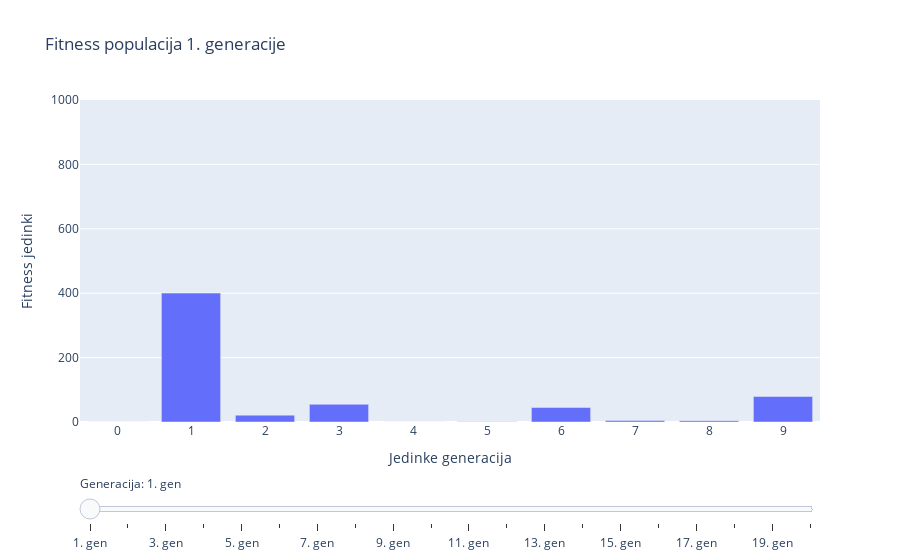

Notebook code cell kept with this figure:
### Code cell
plot_fitness(ulazni_podaci)

### Figure 1 — Plotly figure (JSON) as saved in the notebook; plotly's stock layout.template omitted (floating-point values rounded to 4 significant figures)
{"data": [{"name": "fitness", "type": "bar", "visible": true, "x": [0, 1, 2, 3, 4, 5, 6, 7, 8, 9], "y": [0.01108, 400.3, 21.29, 54.9, 0.08449, 0.8033, 45.08, 4.895, 4.099, 79.24]}, {"name": "fitness", "type": "bar", "visible": false, "x": [0, 1, 2, 3, 4, 5, 6, 7, 8, 9], "y": [0.04794, 36.02, 44.47, 49.91, 83.65, 37.92, 449.6, 8.805, 509.3, 88.05]}, {"name": "fitness", "type": "bar", "visible": false, "x": [0, 1, 2, 3, 4, 5, 6, 7, 8, 9], "y": [70.8, 56.59, 4.447, 139.5, 75.28, 499.5, 53.61, 52.54, 5.149, 76.87]}, {"name": "fitness", "type": "bar", "visible": false, "x": [0, 1, 2, 3, 4, 5, 6, 7, 8, 9], "y": [0.7528, 9.491, 74.52, 73.78, 589.7, 4.742, 139.5, 56.59, 90.16, 404.6]}, {"name": "fitness", "type": "bar", "visible": false, "x": [0, 1, 2, 3, 4, 5, 6, 7, 8, 9], "y": [156.6, 92.0, 589.7, 74.52, 24.43, 489.2, 81.15, 82.8, 139.5, 589.7]}, {"name": "fitness", "type": "bar", "visible": false, "x": [0, 1, 2, 3, 4, 5, 6, 7, 8, 9], "y": [50.46, 107.5, 589.7, 589.7, 589.7, 589.7, 489.2, 589.7, 589.7, 589.7]}, {"name": "fitness", "type": "bar", "visible": false, "x": [0, 1, 2, 3, 4, 5, 6, 7, 8, 9], "y": [589.7, 589.7, 589.7, 589.7, 589.7, 589.7, 589.7, 589.7, 589.7, 589.7]}, {"name": "fitness", "type": "bar", "visible": false, "x": [0, 1, 2, 3, 4, 5, 6, 7, 8, 9], "y": [589.7, 589.7, 589.7, 589.7, 589.7, 589.7, 589.7, 589.7, 589.7, 589.7]}, {"name": "fitness", "type": "bar", "visible": false, "x": [0, 1, 2, 3, 4, 5, 6, 7, 8, 9], "y": [589.7, 589.7, 589.7, 589.7, 589.7, 589.7, 589.7, 589.7, 589.7, 589.7]}, {"name": "fitness", "type": "bar", "visible": false, "x": [0, 1, 2, 3, 4, 5, 6, 7, 8, 9], "y": [589.7, 589.7, 589.7, 589.7, 589.7, 589.7, 589.7, 589.7, 589.7, 589.7]}, {"name": "fitness", "type": "bar", "visible": false, "x": [0, 1, 2, 3, 4, 5, 6, 7, 8, 9], "y": [589.7, 589.7, 589.7, 589.7, 589.7, 589.7, 589.7, 589.7, 589.7, 589.7]}, {"name": "fitness", "type": "bar", "visible": false, "x": [0, 1, 2, 3, 4, 5, 6, 7, 8, 9], "y": [589.7, 589.7, 589.7, 589.7, 589.7, 589.7, 589.7, 589.7, 589.7, 589.7]}, {"name": "fitness", "type": "bar", "visible": false, "x": [0, 1, 2, 3, 4, 5, 6, 7, 8, 9], "y": [589.7, 589.7, 589.7, 589.7, 589.7, 589.7, 589.7, 589.7, 589.7, 589.7]}, {"name": "fitness", "type": "bar", "visible": false, "x": [0, 1, 2, 3, 4, 5, 6, 7, 8, 9], "y": [589.7, 589.7, 589.7, 589.7, 589.7, 589.7, 589.7, 589.7, 589.7, 589.7]}, {"name": "fitness", "type": "bar", "visible": false, "x": [0, 1, 2, 3, 4, 5, 6, 7, 8, 9], "y": [589.7, 589.7, 589.7, 589.7, 589.7, 589.7, 589.7, 589.7, 589.7, 589.7]}, {"name": "fitness", "type": "bar", "visible": false, "x": [0, 1, 2, 3, 4, 5, 6, 7, 8, 9], "y": [589.7, 589.7, 589.7, 589.7, 589.7, 589.7, 589.7, 589.7, 589.7, 589.7]}, {"name": "fitness", "type": "bar", "visible": false, "x": [0, 1, 2, 3, 4, 5, 6, 7, 8, 9], "y": [589.7, 589.7, 589.7, 589.7, 589.7, 589.7, 589.7, 589.7, 589.7, 589.7]}, {"name": "fitness", "type": "bar", "visible": false, "x": [0, 1, 2, 3, 4, 5, 6, 7, 8, 9], "y": [589.7, 589.7, 589.7, 589.7, 589.7, 589.7, 589.7, 589.7, 589.7, 589.7]}, {"name": "fitness", "type": "bar", "visible": false, "x": [0, 1, 2, 3, 4, 5, 6, 7, 8, 9], "y": [589.7, 589.7, 589.7, 589.7, 589.7, 589.7, 589.7, 589.7, 589.7, 589.7]}, {"name": "fitness", "type": "bar", "visible": false, "x": [0, 1, 2, 3, 4, 5, 6, 7, 8, 9], "y": [589.7, 589.7, 589.7, 589.7, 589.7, 589.7, 589.7, 589.7, 589.7, 589.7]}], "layout": {"showlegend": false, "sliders": [{"active": 0, "currentvalue": {"prefix": "Generacija: "}, "pad": {"t": 50}, "steps": [{"args": [{"visible": [true, false, false, false, false, false, false, false, false, false, false, false, false, false, false, false, false, false, false, false]}, {"title.text": "Fitness populacija 1. generacije"}], "label": "1. gen", "method": "update"}, {"args": [{"visible": [false, true, false, false, false, false, false, false, false, false, false, false, false, false, false, false, false, false, false, false]}, {"title.text": "Fitness populacija 2. generacije"}], "label": "2. gen", "method": "update"}, {"args": [{"visible": [false, false, true, false, false, false, false, false, false, false, false, false, false, false, false, false, false, false, false, false]}, {"title.text": "Fitness populacija 3. generacije"}], "label": "3. gen", "method": "update"}, {"args": [{"visible": [false, false, false, true, false, false, false, false, false, false, false, false, false, false, false, false, false, false, false, false]}, {"title.text": "Fitness populacija 4. generacije"}], "label": "4. gen", "method": "update"}, {"args": [{"visible": [false, false, false, false, true, false, false, false, false, false, false, false, false, false, false, false, false, false, false, false]}, {"title.text": "Fitness populacija 5. generacije"}], "label": "5. gen", "method": "update"}, {"args": [{"visible": [false, false, false, false, false, true, false, false, false, false, false, false, false, false, false, false, false, false, false, false]}, {"title.text": "Fitness populacija 6. generacije"}], "label": "6. gen", "method": "update"}, {"args": [{"visible": [false, false, false, false, false, false, true, false, false, false, false, false, false, false, false, false, false, false, false, false]}, {"title.text": "Fitness populacija 7. generacije"}], "label": "7. gen", "method": "update"}, {"args": [{"visible": [false, false, false, false, false, false, false, true, false, false, false, false, false, false, false, false, false, false, false, false]}, {"title.text": "Fitness populacija 8. generacije"}], "label": "8. gen", "method": "update"}, {"args": [{"visible": [false, false, false, false, false, false, false, false, true, false, false, false, false, false, false, false, false, false, false, false]}, {"title.text": "Fitness populacija 9. generacije"}], "label": "9. gen", "method": "update"}, {"args": [{"visible": [false, false, false, false, false, false, false, false, false, true, false, false, false, false, false, false, false, false, false, false]}, {"title.text": "Fitness populacija 10. generacije"}], "label": "10. gen", "method": "update"}, {"args": [{"visible": [false, false, false, false, false, false, false, false, false, false, true, false, false, false, false, false, false, false, false, false]}, {"title.text": "Fitness populacija 11. generacije"}], "label": "11. gen", "method": "update"}, {"args": [{"visible": [false, false, false, false, false, false, false, false, false, false, false, true, false, false, false, false, false, false, false, false]}, {"title.text": "Fitness populacija 12. generacije"}], "label": "12. gen", "method": "update"}, {"args": [{"visible": [false, false, false, false, false, false, false, false, false, false, false, false, true, false, false, false, false, false, false, false]}, {"title.text": "Fitness populacija 13. generacije"}], "label": "13. gen", "method": "update"}, {"args": [{"visible": [false, false, false, false, false, false, false, false, false, false, false, false, false, true, false, false, false, false, false, false]}, {"title.text": "Fitness populacija 14. generacije"}], "label": "14. gen", "method": "update"}, {"args": [{"visible": [false, false, false, false, false, false, false, false, false, false, false, false, false, false, true, false, false, false, false, false]}, {"title.text": "Fitness populacija 15. generacije"}], "label": "15. gen", "method": "update"}, {"args": [{"visible": [false, false, false, false, false, false, false, false, false, false, false, false, false, false, false, true, false, false, false, false]}, {"title.text": "Fitness populacija 16. generacije"}], "label": "16. gen", "method": "update"}, {"args": [{"visible": [false, false, false, false, false, false, false, false, false, false, false, false, false, false, false, false, true, false, false, false]}, {"title.text": "Fitness populacija 17. generacije"}], "label": "17. gen", "method": "update"}, {"args": [{"visible": [false, false, false, false, false, false, false, false, false, false, false, false, false, false, false, false, false, true, false, false]}, {"title.text": "Fitness populacija 18. generacije"}], "label": "18. gen", "method": "update"}, {"args": [{"visible": [false, false, false, false, false, false, false, false, false, false, false, false, false, false, false, false, false, false, true, false]}, {"title.text": "Fitness populacija 19. generacije"}], "label": "19. gen", "method": "update"}, {"args": [{"visible": [false, false, false, false, false, false, false, false, false, false, false, false, false, false, false, false, false, false, false, true]}, {"title.text": "Fitness populacija 20. generacije"}], "label": "20. gen", "method": "update"}], "transition": {"easing": "bounce-in-out"}}], "title": {"text": "Fitness populacija 1. generacije"}, "xaxis": {"title": {"text": "Jedinke generacija"}, "type": "category"}, "yaxis": {"range": [0, 1000], "title": {"text": "Fitness jedinki"}}}}
